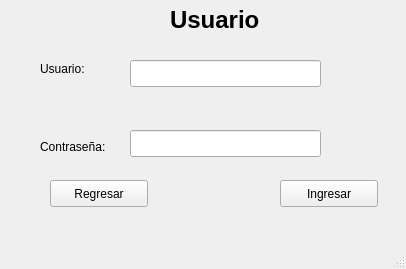
<?xml version="1.0" encoding="UTF-8"?>
<ui version="4.0">
 <class>IngresoUser</class>
 <widget class="QMainWindow" name="IngresoUser">
  <property name="geometry">
   <rect>
    <x>0</x>
    <y>0</y>
    <width>406</width>
    <height>269</height>
   </rect>
  </property>
  <property name="windowTitle">
   <string>Usuario</string>
  </property>
  <widget class="QWidget" name="centralwidget">
   <widget class="QPushButton" name="BotonIngresar">
    <property name="geometry">
     <rect>
      <x>280</x>
      <y>180</y>
      <width>98</width>
      <height>27</height>
     </rect>
    </property>
    <property name="text">
     <string>Ingresar</string>
    </property>
   </widget>
   <widget class="QLineEdit" name="CajaContra">
    <property name="geometry">
     <rect>
      <x>130</x>
      <y>130</y>
      <width>191</width>
      <height>27</height>
     </rect>
    </property>
    <property name="echoMode">
     <enum>QLineEdit::Password</enum>
    </property>
   </widget>
   <widget class="QLabel" name="label">
    <property name="geometry">
     <rect>
      <x>40</x>
      <y>60</y>
      <width>66</width>
      <height>17</height>
     </rect>
    </property>
    <property name="text">
     <string>Usuario:</string>
    </property>
   </widget>
   <widget class="QLabel" name="label_2">
    <property name="geometry">
     <rect>
      <x>40</x>
      <y>136</y>
      <width>91</width>
      <height>21</height>
     </rect>
    </property>
    <property name="text">
     <string>Contraseña:</string>
    </property>
   </widget>
   <widget class="QLabel" name="label_3">
    <property name="geometry">
     <rect>
      <x>170</x>
      <y>10</y>
      <width>211</width>
      <height>20</height>
     </rect>
    </property>
    <property name="font">
     <font>
      <pointsize>18</pointsize>
      <weight>75</weight>
      <bold>true</bold>
     </font>
    </property>
    <property name="text">
     <string>Usuario</string>
    </property>
   </widget>
   <widget class="QLineEdit" name="CajaUser">
    <property name="geometry">
     <rect>
      <x>130</x>
      <y>60</y>
      <width>191</width>
      <height>27</height>
     </rect>
    </property>
   </widget>
   <widget class="QPushButton" name="BotonRegresar">
    <property name="geometry">
     <rect>
      <x>50</x>
      <y>180</y>
      <width>98</width>
      <height>27</height>
     </rect>
    </property>
    <property name="text">
     <string>Regresar</string>
    </property>
   </widget>
  </widget>
  <widget class="QMenuBar" name="menubar">
   <property name="geometry">
    <rect>
     <x>0</x>
     <y>0</y>
     <width>406</width>
     <height>25</height>
    </rect>
   </property>
  </widget>
  <widget class="QStatusBar" name="statusbar"/>
 </widget>
 <resources/>
 <connections/>
</ui>
